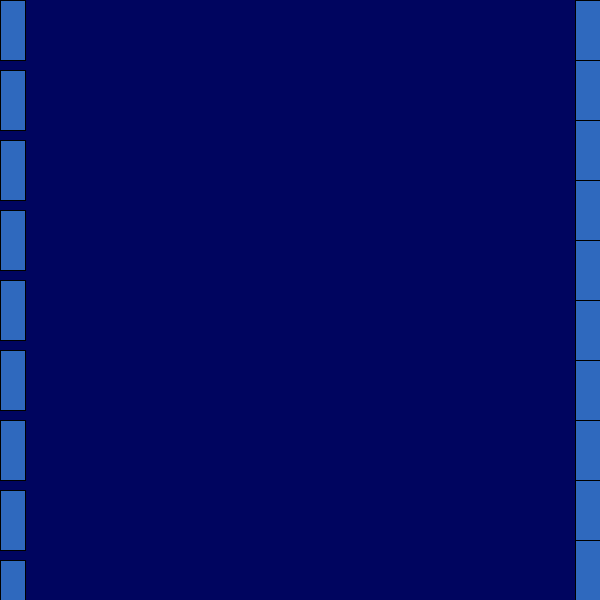
Frame 1 (no input)
Frame 60 (the mouse pressed at the canvas centre just before this capture): identical to frame 1, image omitted
Frame 120 (the mouse held since frame 60 and released just before this capture): identical to frame 1, image omitted

The Processing sketch that drew this single still picture (run headless with seeded random() and noise(); from frame 60 on, the mouse is pressed at the canvas centre):

// Processing sketch: week03_4_processing_NS_SHAFT_01_BUILD_WALL
// ── week03_4_processing_NS_SHAFT_01_BUILD_WALL.pde
// week03_4_processing_NS_SHAFT_01_BUILD_WALL
// 小朋友下樓梯

void setup() {
  size(600, 600); // 小畫家截 YouTube 圖片，得到大小
}

void draw() {
  background(0, 5, 95); // 小畫家的吸管「吸色彩」再編輯
  fill(47, 105, 190); // 左右磚的色彩
  for (int i = 0; i<=10; i++) {
    rect(0, i*70, 25, 60);// 左邊的牆
    rect(600-25, i*60, 25, 60); // 右邊的牆
  }
}
